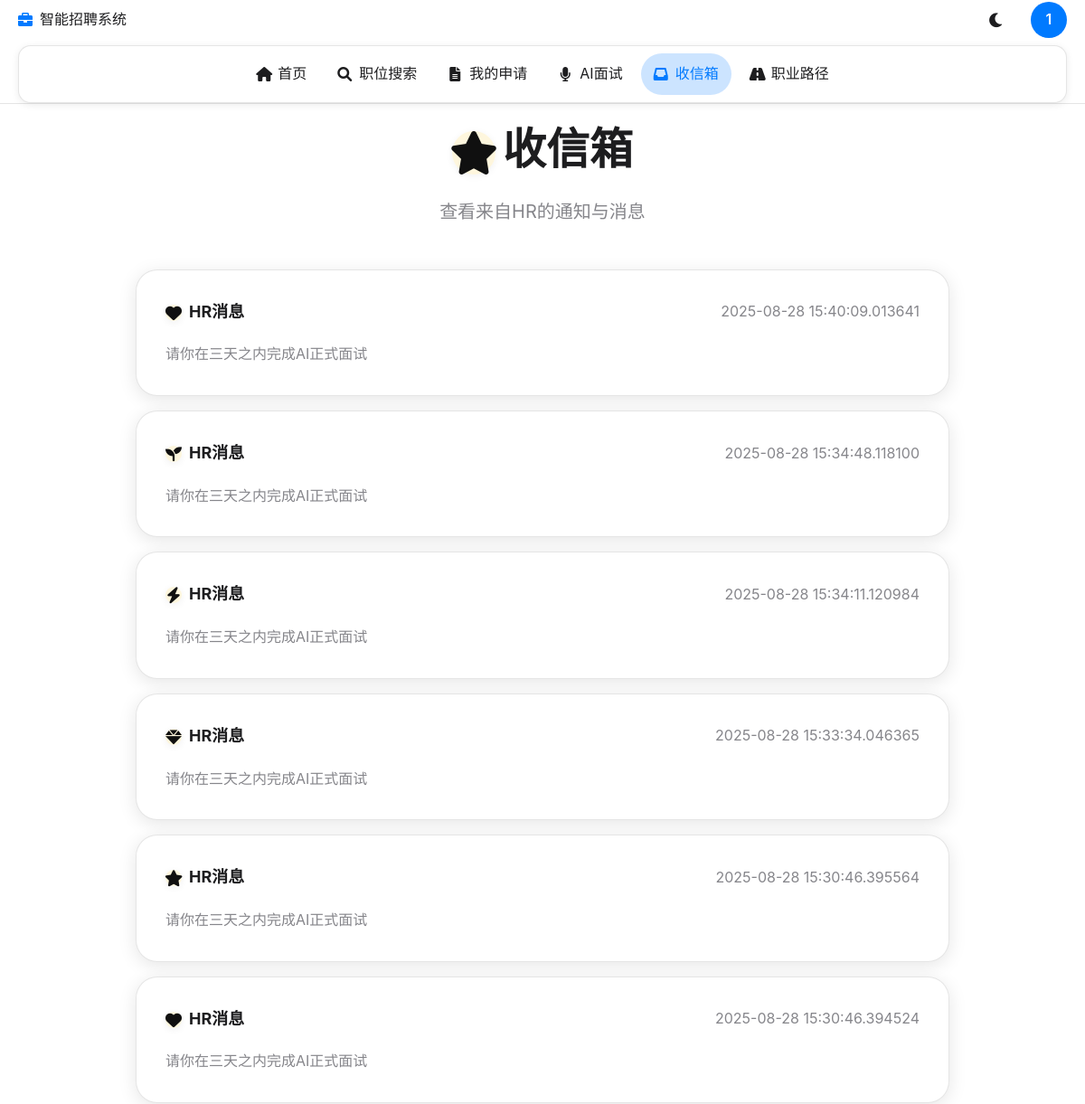
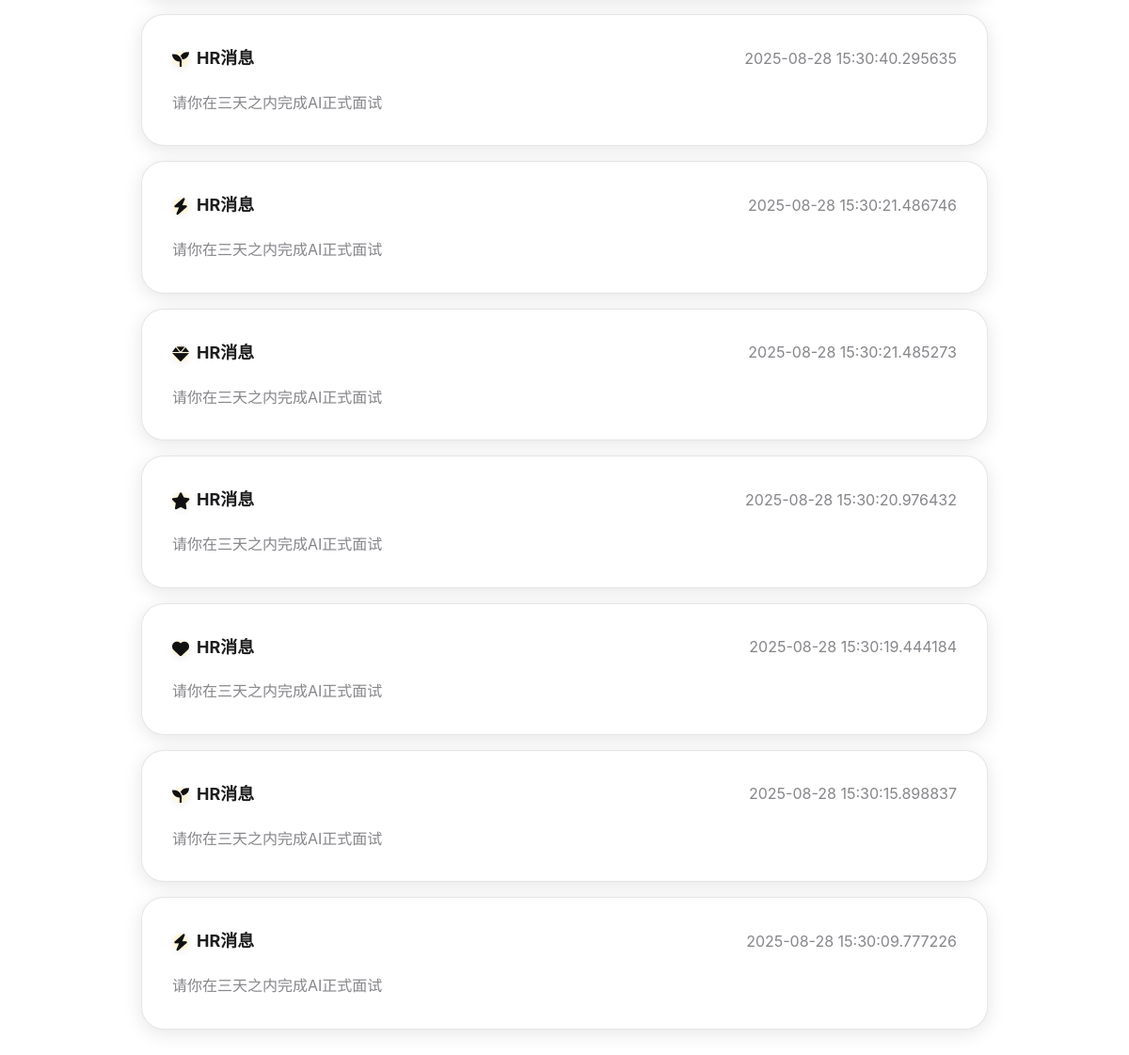
Page /smartrecruit/candidate/messages/inbox (signed in) on the committed database (2 pictures, top to bottom).
### app/models.py (models this page shows, shortened)
    class UserMixin:
        pass  # Flask-Login 方法将在User模型中实现

class User(UserMixin, db.Model):
    id = db.Column(db.Integer, primary_key=True)
    first_name = db.Column(db.String(100), nullable=False)
    last_name = db.Column(db.String(100), nullable=False)
    company_name = db.Column(db.String(100), nullable=False)
    position = db.Column(db.String(100))  # 可选职位字段
    email = db.Column(db.String(120), unique=True, nullable=False)
    phone_number = db.Column(db.String(15), nullable=False)
    birthday = db.Column(db.String(10), nullable=False)
    password = db.Column(db.String(60), nullable=False)
    cv_file = db.Column(db.String(120))
    profile_photo = db.Column(db.String(120))
    cv_data = db.Column(db.LargeBinary)  # 可选的简历二进制
    is_hr = db.Column(db.Boolean, default=False)  # HR标识
    user_type = db.Column(db.String(20), default='candidate')  # candidate, employee, supervisor, executive
    department = db.Column(db.String(100))  # 部门
    employee_id = db.Column(db.String(50), unique=True)  # 员工编号
    supervisor_id = db.Column(db.Integer, db.ForeignKey('user.id'))  # 主管ID
    hire_date = db.Column(db.Date)  # 入职日期
    bio = db.Column(db.Text)  # 个人简介
    skills = db.Column(db.Text)  # 技能标签（JSON格式存储）
    education = db.Column(db.Text)  # 教育经历
    experience = db.Column(db.Text)  # 工作经历
    is_active = db.Column(db.Boolean, default=True)  # 账号是否活跃
    deactivated_at = db.Column(db.DateTime)  # 注销时间
    deactivated_by = db.Column(db.Integer, db.ForeignKey('user.id'))  # 注销操作人ID

class FeedbackNotification(db.Model):
    id = db.Column(db.Integer, primary_key=True)
    user_id = db.Column(db.Integer, db.ForeignKey('user.id'), nullable=False)
    feedback_id = db.Column(db.Integer, db.ForeignKey('feedback.id'), nullable=False)
    notification_type = db.Column(db.String(50), nullable=False)  # new_feedback, feedback_read, feedback_responded
    title = db.Column(db.String(200), nullable=False)
    message = db.Column(db.Text, nullable=False)
    is_read = db.Column(db.Boolean, default=False)
    created_at = db.Column(db.DateTime, default=datetime.utcnow)
    user = db.relationship('User', backref=db.backref('feedback_notifications', lazy=True))
    feedback = db.relationship('Feedback', backref=db.backref('notifications', lazy=True))

### smartrecruit_system/candidate_module/routes.py (the view, shortened to what this page needs)
@candidate_bp.route('/messages/inbox')
def messages_inbox():
    if g.user is None:
        from flask import redirect, url_for, flash
        flash('请先登录。', 'danger')
        return redirect(url_for('common.auth.sign'))
    messages = []
    try:
        from app.models import FeedbackNotification
        notifs = (FeedbackNotification.query
                  .filter_by(user_id=g.user.id)
                  .order_by(FeedbackNotification.created_at.desc())
                  .limit(50)
                  .all())
        for n in notifs:
            messages.append({
                'title': getattr(n, 'title', 'HR消息') or 'HR消息',
                'content': getattr(n, 'message', '') or '（无内容）',
                'time': n.created_at
            })
    except Exception:
        pass
    return render_template('smartrecruit/candidate/inbox.html', user=g.user, messages=messages)

### app/templates/smartrecruit/candidate/inbox.html (shortened to what this page needs)
{% extends 'smartrecruit/candidate/base_ios_new.html' %}
{% block content %}
<section class="section" id="inbox">
    <div class="section-content">
        <h1 class="section-title">收信箱</h1>
        <p class="section-subtitle">查看来自HR的通知与消息</p>
        <div style="max-width:900px;margin:0 auto;display:grid;gap:16px;">
            {% if messages and messages|length > 0 %}
                {% for m in messages %}
                    <div class="card" style="text-align:left;display:grid;gap:8px;">
                        <div class="card-header">
                            <div class="card-title">{{ m.title }}</div>
                            <div class="text-secondary">{{ m.time }}</div>
                        </div>
                        <div class="card-body-grid">
                            <div class="card-block">
                                <div class="text-secondary">{{ m.content }}</div>
                            </div>
                        </div>
                    </div>
                {% endfor %}
            {% else %}
                <div class="card" style="text-align:center;">
                    <div class="card-title">暂无消息</div>
                    <div class="text-secondary">当HR向您发送消息时，会显示在这里。</div>
                </div>
            {% endif %}
        </div>
    </div>
</section>
{% endblock %}

### app/templates/smartrecruit/candidate/base_ios_new.html (shortened to what this page needs)
<!DOCTYPE html>
<html lang="zh-CN">
<head>
    <link href="https://cdnjs.cloudflare.com/ajax/libs/font-awesome/6.0.0/css/all.min.css" rel="stylesheet">
    <link rel="stylesheet" href="{{ url_for('static', filename='candidate_ios_new.css') }}">
</head>
<body>
    <nav class="navbar" id="navbar">
        <div class="navbar-container">
            <div class="navbar-left">
                <div class="navbar-brand" onclick="window.location.href='{{ url_for('smartrecruit.candidate.home') }}'" style="cursor:pointer;display:flex;align-items:center;gap:8px;">
                    <i class="fas fa-briefcase" style="color:#007aff;"></i>
                    <span>智能招聘系统</span>
                </div>
            </div>
            <div class="navbar-right">
                <button class="nav-btn theme-toggle" onclick="toggleTheme()" title="切换主题">
                    <i class="fas fa-moon" id="themeIcon"></i>
                </button>
                <div class="user-menu">
                    <div class="user-avatar" onclick="toggleUserMenu()" title="{{ user.first_name if user else '用户' }}">
                        {% if user and user.profile_photo %}
                            <img src="{{ url_for('static', filename='uploads/photos/' ~ user.profile_photo) }}" alt="头像">
                        {% else %}
                            {{ user.first_name[0] if user and user.first_name else 'U' }}
                        {% endif %}
                    </div>
                </div>
            </div>
        </div>
        <div class="navbar-menu">
            <a href="{{ url_for('smartrecruit.candidate.home') }}" class="menu-item {% if request.endpoint == 'smartrecruit.candidate.home' %}active{% endif %}">
                <i class="fas fa-home"></i>
                <span>首页</span>
            </a>
            <a href="{{ url_for('smartrecruit.candidate.jobs.job_search') }}" class="menu-item {% if 'job_search' in request.endpoint %}active{% endif %}">
                <i class="fas fa-search"></i>
                <span>职位搜索</span>
            </a>
            <a href="{{ url_for('smartrecruit.candidate.applications.my_applications') }}" class="menu-item {% if 'applications' in request.endpoint %}active{% endif %}">
                <i class="fas fa-file-alt"></i>
                <span>我的申请</span>
            </a>
            <a href="{{ url_for('smartrecruit.candidate.applications.ai_interview_hub') }}" class="menu-item {% if request.endpoint == 'smartrecruit.candidate.applications.ai_interview_hub' %}active{% endif %}">
                <i class="fas fa-microphone"></i>
                <span>AI面试</span>
            </a>
            <a href="{{ url_for('smartrecruit.candidate.messages_inbox') }}" class="menu-item {% if request.endpoint == 'smartrecruit.candidate.messages_inbox' %}active{% endif %}">
                <i class="fas fa-inbox"></i>
                <span>收信箱</span>
            </a>
            <a href="{{ url_for('smartrecruit.candidate.profile.career_path') }}" class="menu-item {% if 'career_path' in request.endpoint %}active{% endif %}">
                <i class="fas fa-road"></i>
                <span>职业路径</span>
            </a>
        </div>
    </nav>
    <main class="main-content">
        {% block content %}{% endblock %}
    </main>
</body>
</html>

### rows in the picture
User: first_name "1"
FeedbackNotification: title "HR消息", time "2025-08-28 15:40:09.013641", content "请你在三天之内完成AI正式面试"
FeedbackNotification: title "HR消息", time "2025-08-28 15:34:48.118100", content "请你在三天之内完成AI正式面试"
FeedbackNotification: title "HR消息", time "2025-08-28 15:34:11.120984", content "请你在三天之内完成AI正式面试"
FeedbackNotification: title "HR消息", time "2025-08-28 15:33:34.046365", content "请你在三天之内完成AI正式面试"
FeedbackNotification: title "HR消息", time "2025-08-28 15:30:46.395564", content "请你在三天之内完成AI正式面试"
FeedbackNotification: title "HR消息", time "2025-08-28 15:30:46.394524", content "请你在三天之内完成AI正式面试"
FeedbackNotification: title "HR消息", time "2025-08-28 15:30:40.295635", content "请你在三天之内完成AI正式面试"
FeedbackNotification: title "HR消息", time "2025-08-28 15:30:21.486746", content "请你在三天之内完成AI正式面试"
FeedbackNotification: title "HR消息", time "2025-08-28 15:30:21.485273", content "请你在三天之内完成AI正式面试"
FeedbackNotification: title "HR消息", time "2025-08-28 15:30:20.976432", content "请你在三天之内完成AI正式面试"
FeedbackNotification: title "HR消息", time "2025-08-28 15:30:19.444184", content "请你在三天之内完成AI正式面试"
FeedbackNotification: title "HR消息", time "2025-08-28 15:30:15.898837", content "请你在三天之内完成AI正式面试"
FeedbackNotification: title "HR消息", time "2025-08-28 15:30:09.777226", content "请你在三天之内完成AI正式面试"
